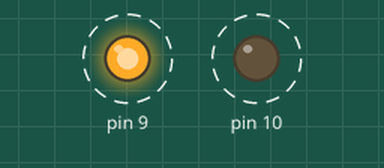
Simulated run of this sketch. Board: Arduino Uno, built with avr-gcc and run on an emulated ATmega328P. Shown: output pins drawn as LEDs (lit = HIGH). Dashed ring = blinking.

Above: at 0.2 s.
Timing chart, 0 to 4.6 s (numbered marks = the images above):
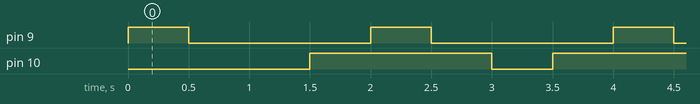

The sketch:

exercise_1.ino
```cpp
void setup(){
  pinMode(9, OUTPUT);
  pinMode(10, OUTPUT);
}

void loop(){
  digitalWrite(9, HIGH);
  delay(500);
  digitalWrite(9, LOW);
  delay(500);

  digitalWrite(10, LOW);
  delay(500);
  digitalWrite(10, HIGH);
  delay(500);
}
```

Measured:
- by itself, pin 9: alternates HIGH for 0.50 s and LOW for 1.5 s
- by itself, pin 10: alternates HIGH for 1.5 s and LOW for 0.50 s
- by itself, everything shown: repeats every 16.0 s, in 32 steps
